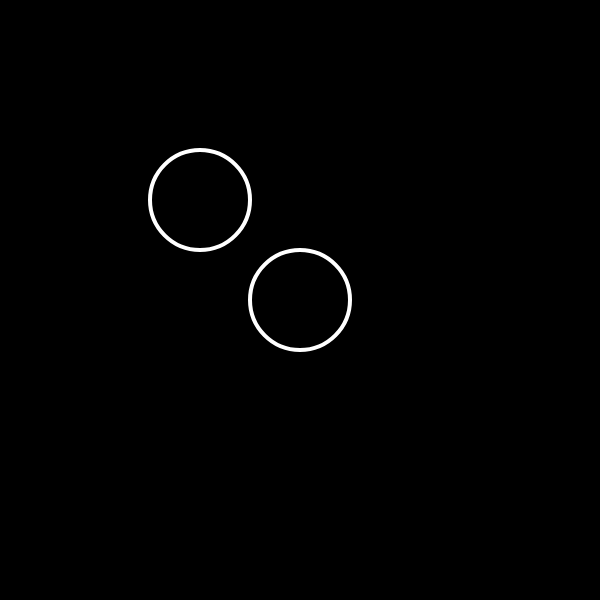
Frame 1 (no input)
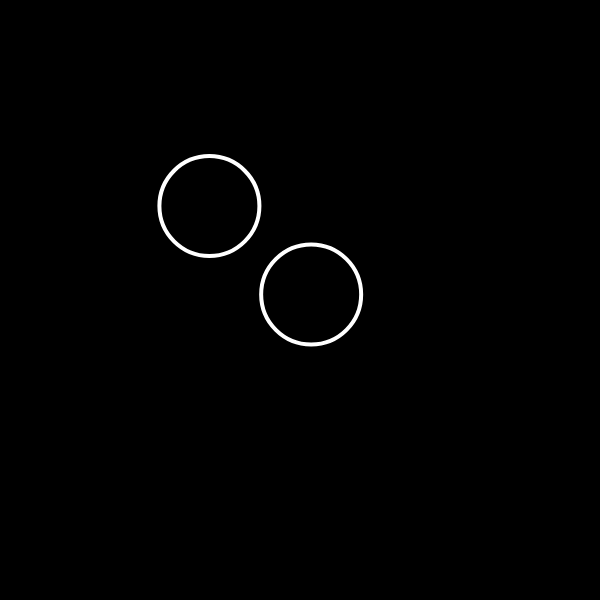
Frame 60 (no input)
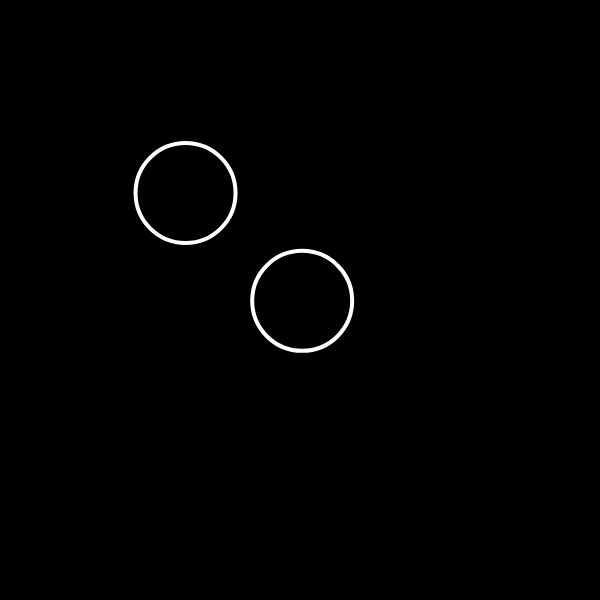
Frame 120 (the mouse pressed at the canvas centre since frame 60)

The p5.js sketch that drew these frames (run headless with seeded random() and noise() and a simulated clock; from frame 60 on, the mouse is pressed at the canvas centre):

// p5.js sketch
// ── sketch.js
let bubble1;
let bubble2;

function setup(){
  createCanvas(600, 600);
  bubble1 = new Bubble(200, 200, 50);
  bubble2 = new Bubble(300, 300, 50);
}

function draw(){
  background(0);
  let d = dist(bubble1.x, bubble1.y, bubble2.x, bubble2.y);
  if (d < bubble1.r + bubble2.r){
    background(200, 0, 100);
  }
  else {
  bubble1.show();
  bubble1.move();
  bubble2.show();
  bubble2.move();
 }
}

class Bubble{
  constructor(x, y, r) {
    this.x = x;
    this.y = y;
    this.r = r;
    this.brightness = 0;
  }

  changeColor(bright) {
    this.brightness = bright;
  }

  contains(px, py) {
    let d = dist(px, py, this.x, this.y);
    if (d < this.r) {
      return true;
    }
    else {
      return false;
    }
  }

  move() {
    this.x = this.x + random(-5, 5);
    this.y = this.y + random(-5, 5);
  }

  show() {
    stroke(255);
    strokeWeight(4);
    fill(this.brightness, 125);
    ellipse(this.x, this.y, this.r*2);
  }

}
